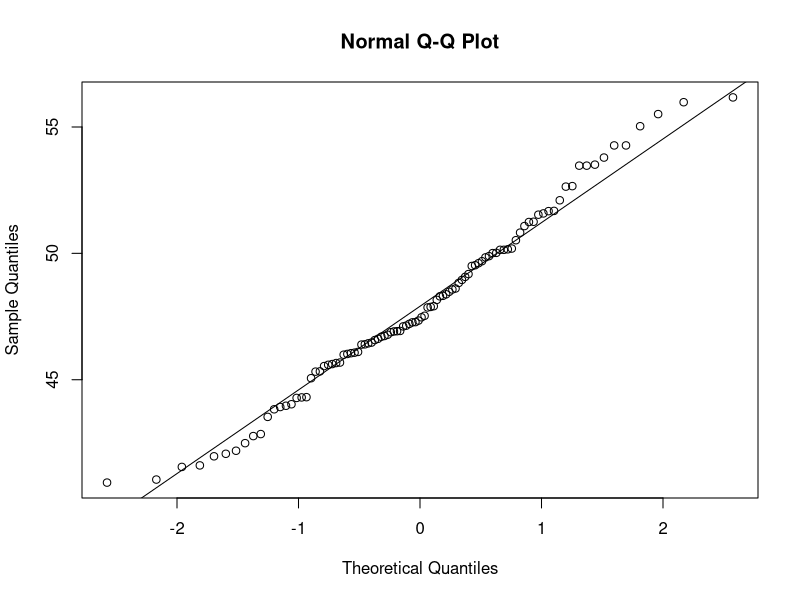
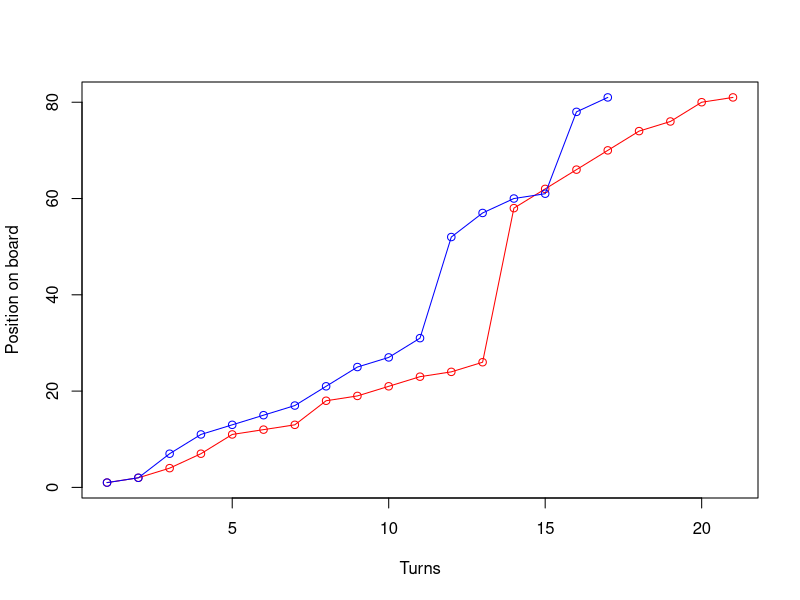
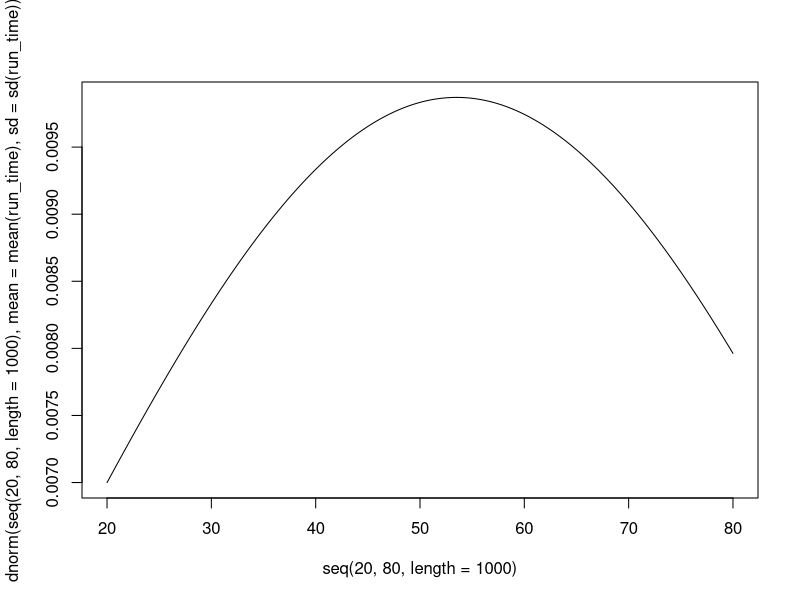
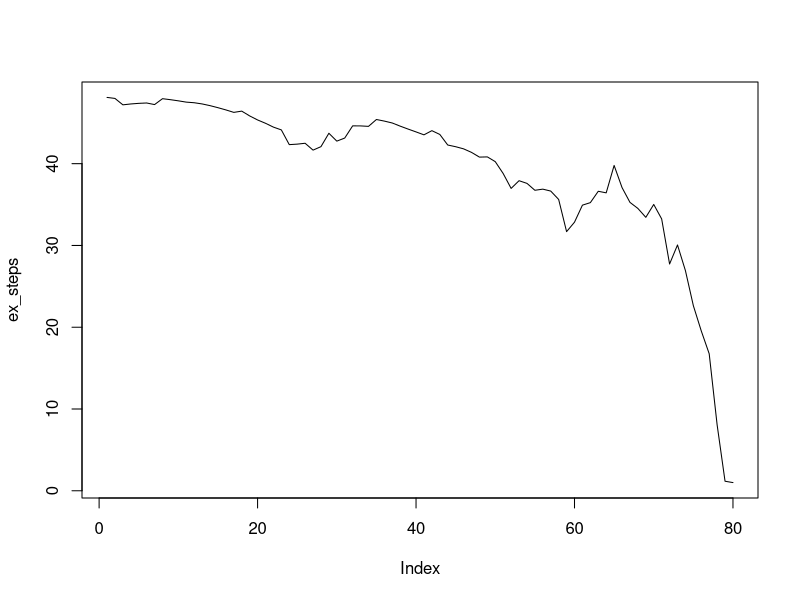
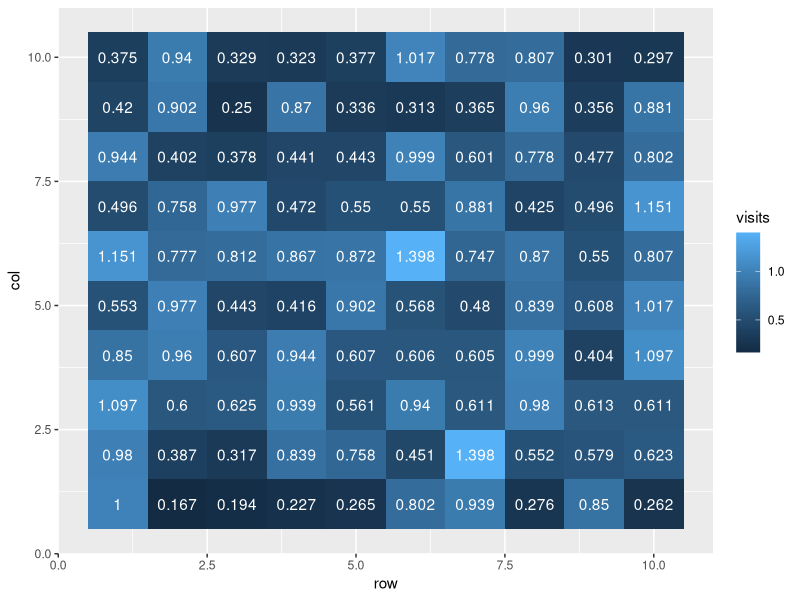
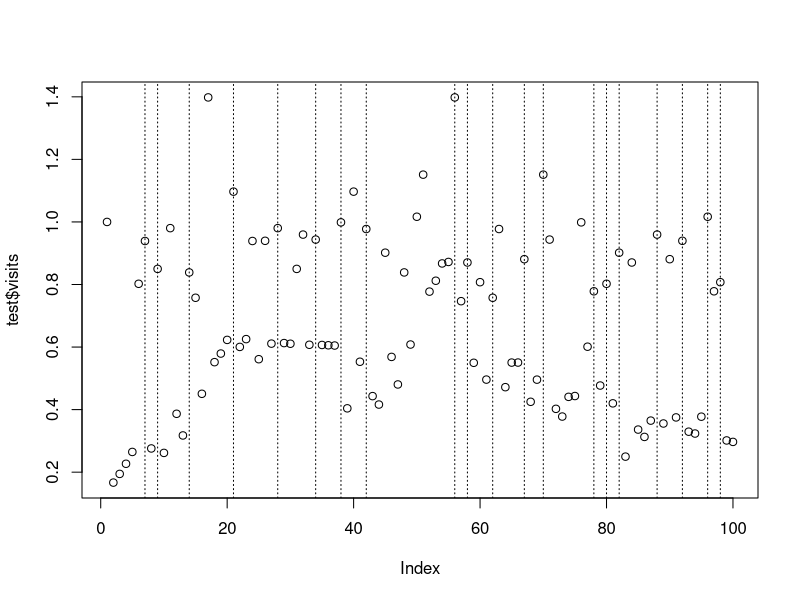
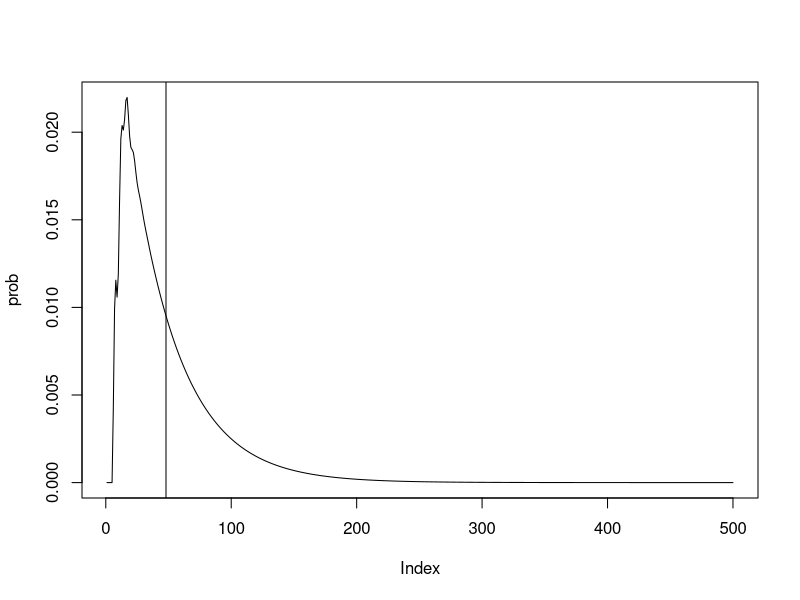

Recreate these plots in R, in order.
## ---- chunk 1
#| include: false
library(tidyverse)
library(expm)
## ---- chunk 2
# size of board
n = 100

# number of sides of dice
d = 6

ladders = list(c(6,23),c(8,30),c(13,47),c(20,39),c(33,70),
               c(37,75),c(41,62),c(57,83),c(66,89),c(77,96))

snakes = list(c(27,10),c(55,16),c(61,14),c(69,50),c(79,5),
              c(81,44),c(87,31),c(91,25),c(95,49),c(97,59))

#ladders = list()
#snakes = list()

board = matrix(0,n,n)

# create simple board with no ladders
for (i in 1:n) {
  for (j in 0:min(n-i,d-1)) {
    board[i,j+i] = 1/d 
  } 
}

board = board %>%  
  cbind(rep(0,n), .) %>% 
  rbind(c(rep(0,n),1))

#if n < d: start from 1+(d-n)
#else start from 1
board[,n+1][max(1,(n-(d-1))):n] = (max(1,1+d-n):d)/d

rownames(board) = 0:(n)
colnames(board) = 0:(n)

delete = c()

# add in ladders
for (i in ladders) {
  for (j in (i[1]-(d-1)):i[1]) {
    board[j,][i[2]+1] = board[j,][i[2]+1] + 1/d
  }
  delete = c(delete, i[1])
}

# add in snakes
for (i in snakes) {
  for (j in (i[1]-(d-1)):i[1]) {
    board[j,][i[2]+1] = board[j,][i[2]+1] + 1/d
  }
  delete = c(delete, i[1])
}

delete = delete+1

board = board[-(delete),-(delete)]
## ---- chunk 3

# simulate discrete Markov chains according to transition matrix P
simulatemc = function(tm) {
  
  # vector of states over time t
  states = c()

  # initialise variable for first state 
  states[1] = 1
  
  t = 1
  while (states[t] != nrow(tm)) {
    t = t + 1
    # probability vector to simulate next state X_{t+1}
    p = tm[states[t-1], ]
    
    # draw from multinomial and determine state
    states[t] <-  which(rmultinom(1, 1, p) == 1)
  }
  return(states)
}

## ---- chunk 4

avg = c()
#lln = c()
for (j in 1:100) {
  run_time = c()
  for (i in 1:100) {
    run_time = c(run_time, length(simulatemc(board))-1)
    #lln = c(lln, mean(run_time))
  }
  avg = c(avg, mean(run_time))
}

difference = c()
for (i in snakes) {
  difference = c(difference, i[1]-i[2])
}
difference

difference = c()
for (i in ladders) {
  difference = c(difference, i[2]-i[1])
}
difference

qqnorm(avg) 
qqline(avg)
t.test(avg, mu=47.98, alternative="two.sided")
mean(run_time)
sd(run_time)

player1 = simulatemc(board)
player2 = simulatemc(board)
plot(player1, type='o', col='red', ylab="Position on board", xlab="Turns")
lines(player2, type='o', col='blue')
player1
player2

#plot(lln, type='l', ylim = c(45,55))
#hist(run_time, breaks=50)

plot(seq(20, 80, length=1000), dnorm(seq(20, 80, length=1000), mean=mean(run_time), sd=sd(run_time)), type="l", lwd=1)
## ---- chunk 5
# expected number of visits from transient state i to transient state j
fundamental = solve(diag(nrow(board)-1) - board[1:(nrow(board)-1),1:(nrow(board)-1)])

ex_steps = fundamental %*% matrix(1,nrow(board)-1,1) # expected number of steps to absorbing state from state i
fundamental[1,] #expected number of visits to state i from the starting position

(fundamental-diag(nrow(board)-1)) %*% solve(diag(diag(fundamental),nrow(board)-1,nrow(board)-1))

plot(ex_steps, type="l")

# test = data.frame(visits=fundamental[1,],row=paste("Row",1:10),col=paste("Col",rep(1:8,each=10)),pos=rownames(fundamental))

test = data.frame(visits=fundamental[1,], pos=as.numeric(rownames(fundamental))) %>% 
  complete(pos = seq(min(pos), max(pos)))

for (i in ladders) {
  test[test$pos==i[1],]$visits = test[test$pos==i[2],]$visits
}

for (i in snakes) {
  test[test$pos==i[1],]$visits = test[test$pos==i[2],]$visits
}

test$row = rep(1:10,10)
test$col = rep(1:10,each=10)

ggplot(test, aes(x=row,y=col,fill=visits)) +
  geom_tile() +
  geom_text(aes(label=round(visits,3)), color="white")

plot(test$visits,type="p")

for (i in ladders) {
  abline(v=i[1]+1, lty="dotted")
}
for (i in snakes) {
  abline(v=i[1]+1, lty="dotted")
}

## ---- chunk 6
states = 1:80

#board[1:(nrow(board)-1),nrow(board)]

init = c(1,rep(0,nrow(board)-2))
prob = c()

for (i in 1:(500)) {
  num = matrix(init, nrow =1, ncol=nrow(board)-1) %*% (board[1:(nrow(board)-1),1:(nrow(board)-1)] %^% (i-1)) %*% board[1:(nrow(board)-1),nrow(board)]
  prob = c(prob, as.numeric(num))
}

plot(prob, type="l")
abline(v=48)
sum(prob)

#sum((1:length(prob))*prob)
